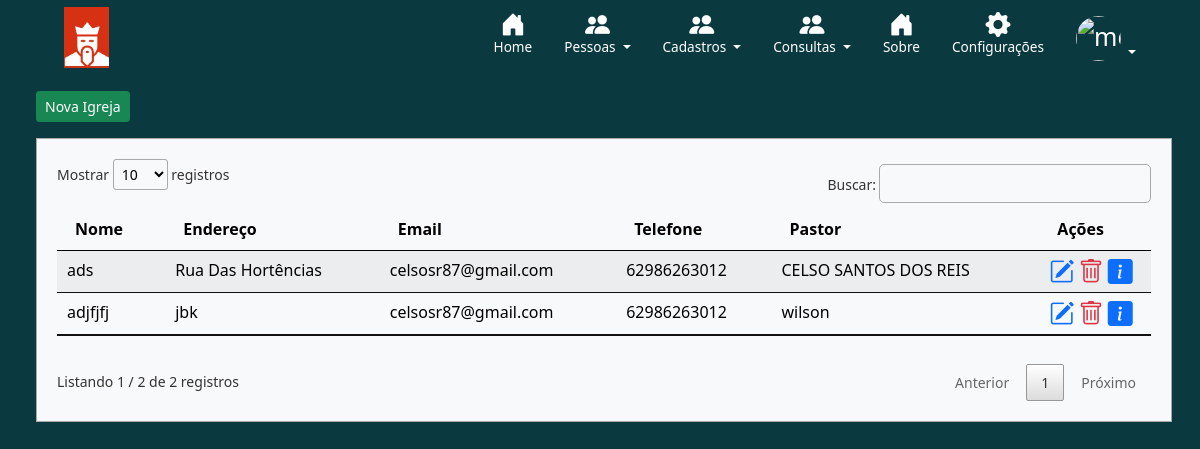
The page /listar/igrejas/ (signed in) on the database its author committed.
### cadastros/models.py (models this page shows, shortened)
class Igrejas(models.Model):
    nome = models.CharField(max_length=100, verbose_name='Nome')
    endereco = models.CharField(max_length=255, verbose_name='Endereço')
    email = models.EmailField(max_length=60, verbose_name='E-mail', blank=True, null=True)
    telefone = models.CharField(max_length=20, verbose_name='Telefone')
    pastores = models.ForeignKey(Pastores, on_delete=models.PROTECT)

class Pastores(models.Model):
    nome = models.CharField(max_length=100, verbose_name='Nome')
    cpf = models.CharField(max_length=20, verbose_name='CPF')
    endereco = models.CharField(max_length=255, verbose_name='Endereço')
    email = models.EmailField(max_length=60, verbose_name='E-mail', blank=True, null=True)
    data_nascimento = models.DateField(verbose_name='Data de Nascimento')
    telefone = models.CharField(max_length=20, verbose_name='Telefone')

### cadastros/views.py (the view)
# urls.py: path('listar/igrejas/', IgrejasList.as_view(), name='listar-igrejas'),
class IgrejasList(LoginRequiredMixin, ListView):
    login_url = reverse_lazy('login')
    model = Igrejas
    template_name = 'cadastros/listas/listaigrejas.html'

### cadastros/templates/cadastros/listas/listaigrejas.html (shortened to what this page needs)
{% extends 'paginas/modelo.html' %}
{% load static %}
{% block dashboard %}
<div class="container-fluid mb-4 mx-4">
    <div class="col-md-12 my-3">
        <a href="{% url 'cadastrar-igrejas' %}" type="button" class="btn btn-success btn-sm">Nova Igreja</a>
    </div>
    <div class="tabela bg-light">
            <table id="example" class="table table-striped table-light table-hover my-4 my-4" style="width:100%">
                <thead>
                    <tr>
                        <th>Nome</th>
                        <th>Endereço</th>
                        <th class="esc">Email</th>
                        <th class="esc">Telefone</th>
                        <th class="esc">Pastor</th>
                        <th>Ações</th>
                    </tr>
                </thead>
                <tbody>
                    {% for igrejas in object_list %}
                    <tr>
                        <td>{{ igrejas.nome }}</td>
                        <td>{{ igrejas.endereco }}</td>
                        <td class="esc">{{ igrejas.email }}</td>
                        <td class="esc">{{ igrejas.telefone }}</td>
                        <td class="esc">{{ igrejas.pastores.nome }}</td>
                        <td>
                            <a href="{% url 'editar-igrejas' igrejas.pk %}"  title="Editar Registro">	<i class="bi bi-pencil-square text-primary"></i> </a>
                            <a href="{% url 'excluir-igrejas' igrejas.pk %}" title="Excluir">	<i class="bi bi-trash text-danger"></i> </a>
                            <a href="#" onclick="dados('{{ igrejas.nome }}', '{{ igrejas.cpf }}', '{{ igrejas.email }}', '{{ igrejas.telefone }}', '{{ igrejas.endereco }}')" title="Ver Dados">	<i class="bi bi-info-square-fill text-primary"></i> </a>
                        </td>
                    </tr>
                    {% empty %}
                    <tr>
                        <td colspan="3">Nenhuma Igreja </td>
                    </tr>
                    {% endfor %}
                </tbody>
            </table>
    </div>
    </div>
{% endblock %}

### static/css/style.css (style rules this page uses)
.tabela { margin-right: 40px; border:solid 1px #a8a8a8; padding:20px; font-size:14px; }
.tabela a { text-decoration: none; }
.bi { vertical-align: -.125em; fill: currentColor; text-align: center; font-size: 25px; }
.background-sistema { background-color: #0A3A40; }
a { text-decoration: none; }
body { color: #000; overflow-x: hidden; height: 100%; background-image: url("https://i.imgur.com/GMmCQHC.png"); background-repeat: no-repeat; background-size: 100% 100% }

### rows shown on the page
Igrejas: nome "ads", endereco "Rua Das Hortências", email "celsosr87@gmail.com", telefone "62986263012", pastores.nome "CELSO SANTOS DOS REIS"
Igrejas: nome "adjfjfj", endereco "jbk", email "celsosr87@gmail.com", telefone "62986263012", pastores.nome "wilson"
